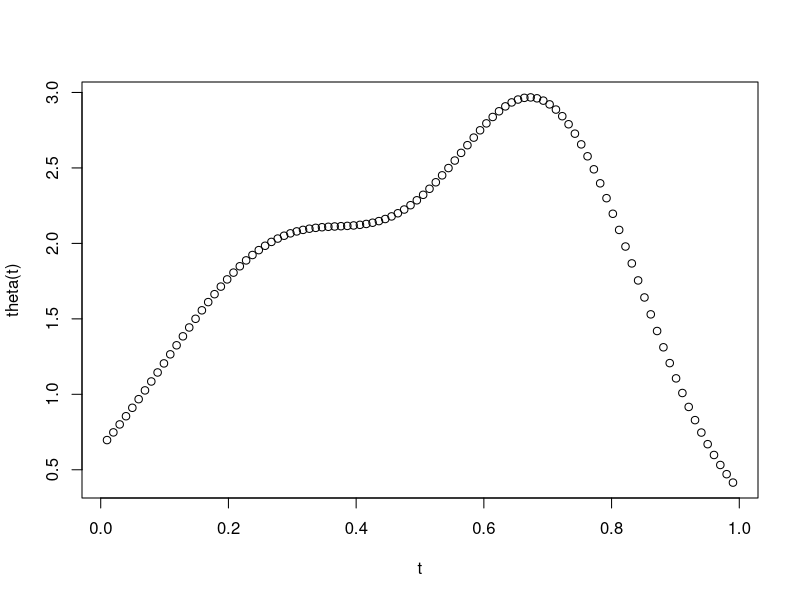
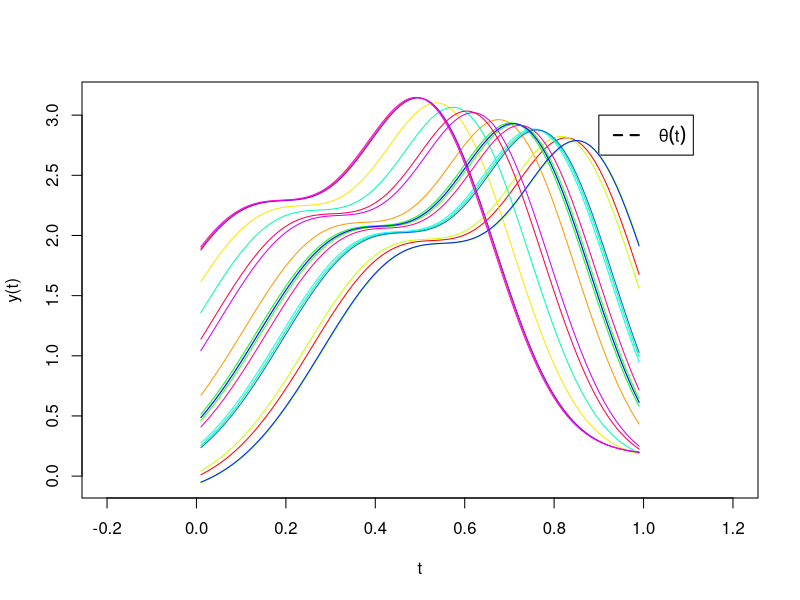
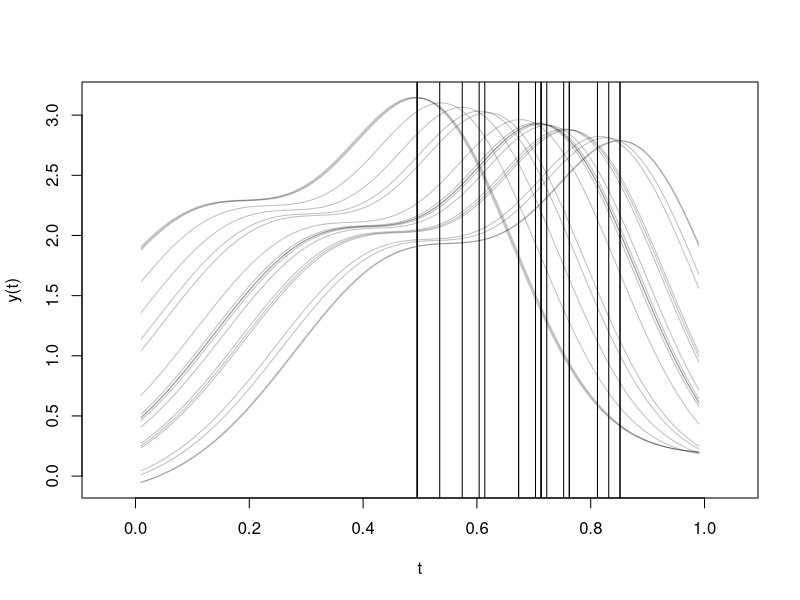

The R script that drew these images, in order: (Note: this script raises an error after producing the figures.)
# Number of curves
n <- 20
# number of observation points
m <- 100

# Argument values
t <- seq(0, 1, length = m+2)[2:(m+1)]

theta <- function(t) dnorm(t, mean = 0.3, sd = 0.2) + dnorm(t, mean = 0.7, sd = 0.15)

plot(t, theta(t))
w <- runif(n, min = -0.20, max = 0.20)
sigma <- 0.1
y <- lapply(w, function(w) {theta(t + w) + w})
t <- lapply(1:n, function(x) t)
plot(0, 0, xlim = c(-0.2, 1.2), ylim = range(y), type = "n",
     xlab = "t",
     ylab = "y(t)")
legend(0.9, 3, legend = expression(theta(t)), lty = 2, lwd = 2)
for (i in 1:n) lines(t[[i]], y[[i]], col = rainbow(n)[i])

y <- matrix(unlist(y), ncol = n, byrow=F)
plot(0, 0, xlim = c(-0.05, 1.05), ylim = range(y), type = "n",
     xlab = "t",
     ylab = "y(t)")
for (i in 1:n) lines(t[[i]], y[,i], col = rgb(0, 0, 0, 0.25))
#lines(t, theta(t), lwd = 2, lty = 2)

t <- t[[1]]
landmark <- c()
for(i in 1:n) landmark <- c(landmark, t[which.max(y[,i])])
landmark_ref <- t[which.max(theta(t))]

abline(v=landmark)
abline(v=landmark_ref)


nbasis_test <- 4 + length(t) - 4
breaks <- seq(t[1],t[length(t)],length.out = 30)
rng_test <- range(t)
wbasis.growth <- create.bspline.basis(rangeval=rng_test,
                                      nbasis=32, norder=4,
                                      breaks=breaks)
test_fdpar <- fdPar(wbasis.growth)
y1_smooth <- smooth.basis(t, y[,], test_fdpar)
plot(y1_smooth)
lines(t, eval.fd(t, mean.fd(y1_smooth$fd)), lwd = 4)


wbasis <- create.bspline.basis(rangeval=c(t[1], t[length(t)]),
                               norder=4, breaks=seq(t[1], t[length(t)], len=11))
Wfd0   <- fd(matrix(0,wbasis$nbasis,1),wbasis)
WfdPar <- fdPar(Wfd0, 2, 1e-10)
test_reg_0 <- landmarkreg(y1_smooth$fd, landmark, landmark_ref, WfdPar=WfdPar, monwrd = TRUE)

plot(test_reg_0$warpfd, col = rgb(0, 0, 0, 0.25), lty = 1)

# 
png("illustrateRegisteredCurves.png", width=22, height=11, units="cm", res=600)
par(mfrow=c(1, 2), mar=c(4,4,1,1) + 0.1, las = 1, oma = c(0,0,0,0) + 0.1)
plot(0, 0, xlim = c(-0.025, 1.025), ylim = c(0,3.1), type = "n",
     yaxt = "n",
     xaxt = "n",
     xlab = "",
     ylab = "")
title(xlab = "t", ylab = "y(t)", mgp = c(1.25,1,0))
lines(y1_smooth$fd, col = rgb(0, 0, 0, 0.25), lty = 1)
abline(v=landmark, col = rgb(0, 0, 0, 0.25), lwd = 1)
abline(v=landmark_ref, lty = 2, lwd = 1)
lines(t, eval.fd(t,mean.fd(test_reg_0$regfd)), lwd = 3, lty = 3)

plot(0, 0, xlim = c(-0.025, 1.025), ylim = c(0,3.1), type = "n",
     yaxt = "n",
     xaxt = "n",
     xlab = "",
     ylab = "")
title(xlab = "t", ylab = "y(t)", mgp = c(1.25,1,0))
lines(test_reg_0$regfd, col = rgb(0, 0, 0, 0.25), lty = 1)
abline(v=landmark_ref, lty = 2, lwd = 1)
lines(t, eval.fd(t,mean.fd(test_reg_0$regfd)), lwd = 3, lty = 3)
dev.off()


lines(t, eval.fd(t, mean.fd(y1_smooth$fd)), lwd = 3)
lines(t, theta(t), lwd = 2, lty = 2, col = "red")
# 
#lines(t, eval.fd(t, mean.fd(y1_smooth$fd)), lwd = 3, col = "red")

# reg compare
plot(y1_smooth$fd[15], lty = 2)
lines(test_reg_0$regfd[15])
lines(t, theta(t), lwd = 2, lty = 2)
#

lines(t, eval.fd(t,mean.fd(test_reg_0$regfd)), lwd = 4)
lines(t, eval.fd(t, mean.fd(test_smooth$fd)), lwd = 4, col = "red")
lines(t, theta(t), lwd = 2, lty = 2)

png("illustratePhaseVariation.png", width=22, height=11, units="cm", res=600)
par(mfrow=c(1, 2), mar=c(4,4,1,1) + 0.1, las = 1, oma = c(0,0,0,0) + 0.1)

#
n <- 100
w <- runif(n, min = 1.0, max = 2.0)
y2 <- matrix(0, ncol = n, nrow = length(t))
for(i in 1:n) y2[,i] <- exp(w[i] * t)
nbasis_test <- 4 + length(t) - 4
breaks <- seq(t[1],t[length(t)],length.out = 30)
rng_test <- range(t)
wbasis.growth <- create.bspline.basis(rangeval=rng_test,
                                      nbasis=32, norder=4,
                                      breaks=breaks)
test_fdpar <- fdPar(wbasis.growth)
y2_smooth <- smooth.basis(t, y2[,], test_fdpar)
plot(0, 0, xlim = c(-0.025, 1.025), ylim = range(y2), type = "n",
     yaxt = "n",
     xaxt = "n",
     xlab = "",
     ylab = "")
title(xlab = "t", ylab = "y(t)", mgp = c(1.25,1,0))
#legend(0.0, 7, legend = "Mean (Cross-Sectional)", lty = 2, lwd = 3,
#       bty = "n")
for(i in 1:n) lines(t, eval.fd(t, y2_smooth$fd)[,i], col = rgb(0, 0, 0, 0.15))
lines(t, eval.fd(t, mean.fd(y2_smooth$fd)), lty = 1, lwd = 3)

#
plot(0, 0, xlim = c(-0.025, 1.025), ylim = range(y), type = "n",
     yaxt = "n",
     xaxt = "n",
     xlab = "",
     ylab = "")
title(xlab = "t", ylab = "y(t)", mgp = c(1.25,1,0))
legend(0.1, 0.5, legend = c("Mean (Cross-Sectional)", "Mean (Structural)"), 
       lty = c(2,3), lwd = 3, bty = "n")
for(i in 1:20) lines(t, eval.fd(t, y1_smooth$fd)[,i], col = rgb(0, 0, 0, 0.15))
lines(t, eval.fd(t, mean.fd(y1_smooth$fd)), lwd = 3, lty = 2)
lines(t, eval.fd(t,mean.fd(test_reg_0$regfd)), lwd = 3, lty = 3)
dev.off()

plot(0, 0, xlim = c(-0.1, 1.1), ylim = range(y2), type = "n",
     xlab = "t",
     ylab = "y(t)")
